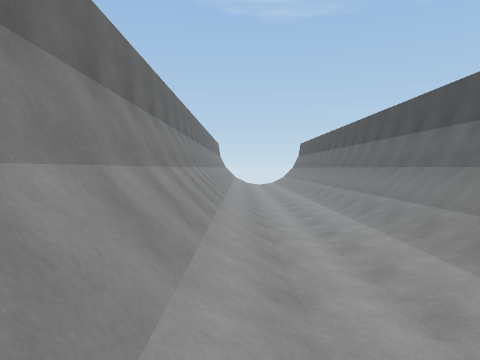
View 1 (above)

17 first-person views from a walk through a scene from a Unity 3-D project. The camera is 1.4 m above the floor, tilts 2° down and sees 70° across. The floor is counted in squares, 2 m on a side. Each view is taken from the middle of a square. On the plan, view 1 faces up. The plan holds only what a view shows up to about 11 squares ahead; the rest is blank. The place goes on beyond the plan. Surface patterns are stand-ins for the level's own textures.

View 2
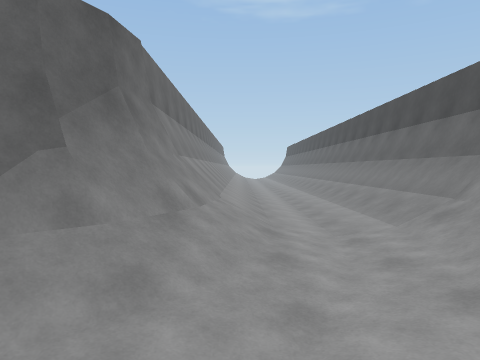

View 3
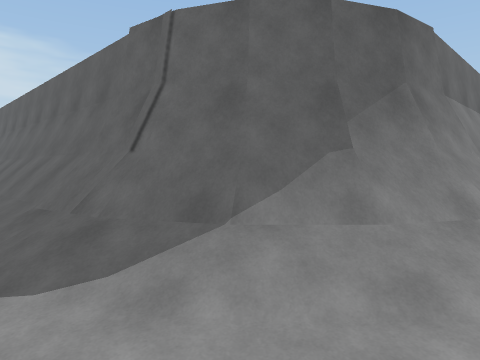

View 4
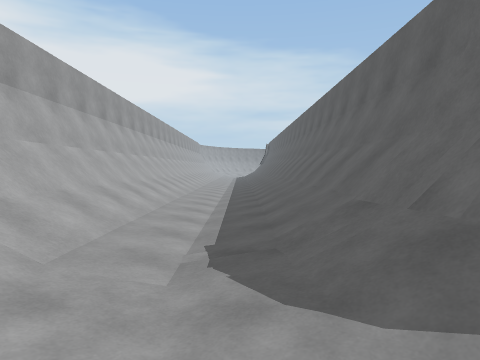

View 5
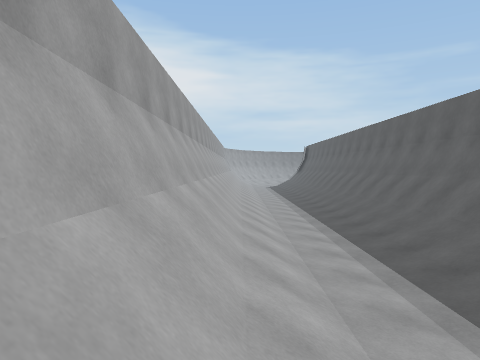

View 6
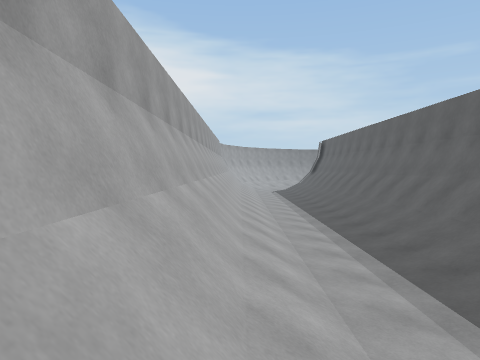

View 7
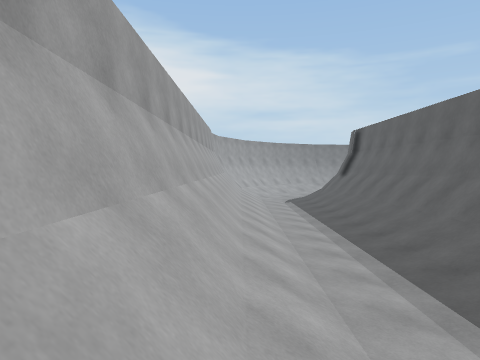

View 8
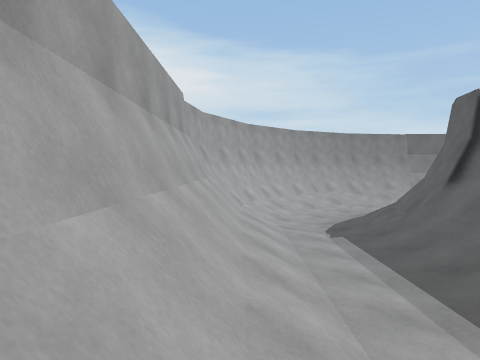

View 9
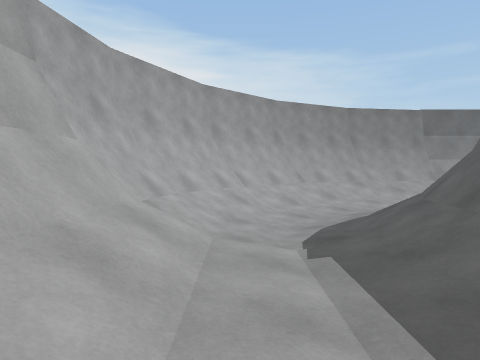

View 10
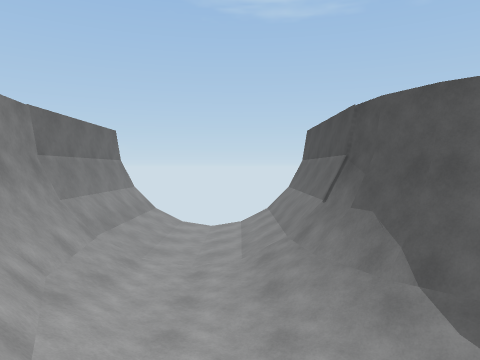

View 11
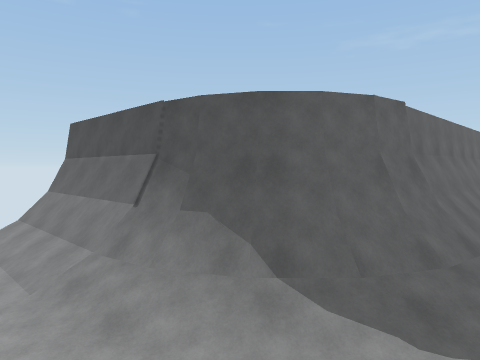

View 12
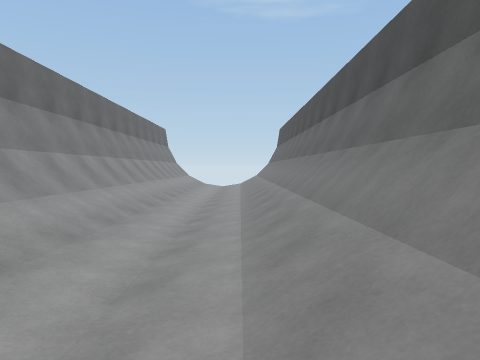

View 13
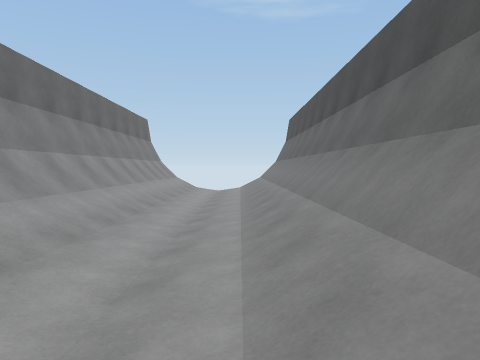

View 14
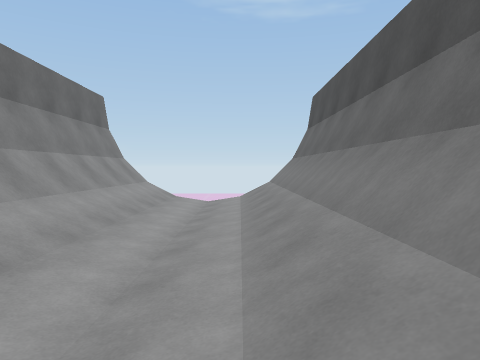

View 15
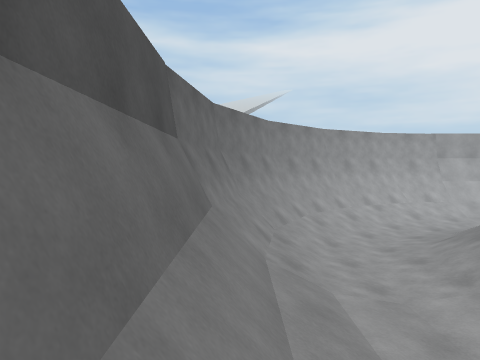

View 16
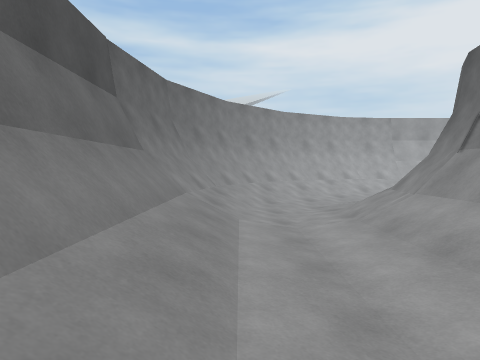

View 17
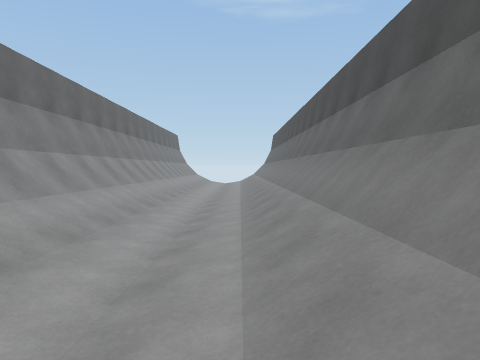

### Floor plan
Key: @ floor where view 1 was taken; # wall or solid block; x gap in a wall; . main floor; - floor 0.25 m lower than the main floor; / step, stairs or slope; = window, fence, low wall or low ledge; v drop or lower ground.
Columns run from 33 left of view 1 to 4 right of it. Each row starts with its distance up from view 1.
 21                                 =/../=
 20                                 =/../=
 19                                 =/../=
 18                                 =/../=
 17                                 =/../=
 16                                 =/../=
 15                                 =/../=
 14                                 =/../=
 13                                 =/../=
 12                                 =/../=
 11                                 =/../=
 10                                 =/../=
  9                                 =/../=
  8                                 =/../=
  7                                 =/../=
  6                                 =/../=
  5                                 =/../=
  4                                 =/../=
  3                                 =/../=
  2 x/-./x                          =/../=
  1 #/-./#                          =/../=
  0 #/-./#                          =@../=
 -1 #/-./#                          =/../=
 -2 #/-./#                          =/-//=
 -3 #/-./##                        =//-/=
 -4 #//-//###########==============//../=
 -5 ##/--///////////////////////////.-//=
 -6  #//---........................-.//=
 -7  ##///.........................///#v
 -8   ###///////////////////////////#=v
 -9     ############================v

Positions as (right, up) in squares from view 1, and headings:
1: (0, 0), facing up
2: (0, -6), facing up
3: (0, -6), facing up-left
4: (-1, -6), facing left
5: (-5, -8), facing left
6: (-9, -8), facing left
7: (-14, -8), facing left
8: (-20, -8), facing left
9: (-23, -7), facing left
10: (-30, -7), facing up
11: (-31, -6), facing up-right
12: (2, 6), facing up
13: (2, 9), facing up
14: (2, 13), facing up
15: (3, 2), facing down
16: (2, 3), facing down
17: (2, 3), facing up
